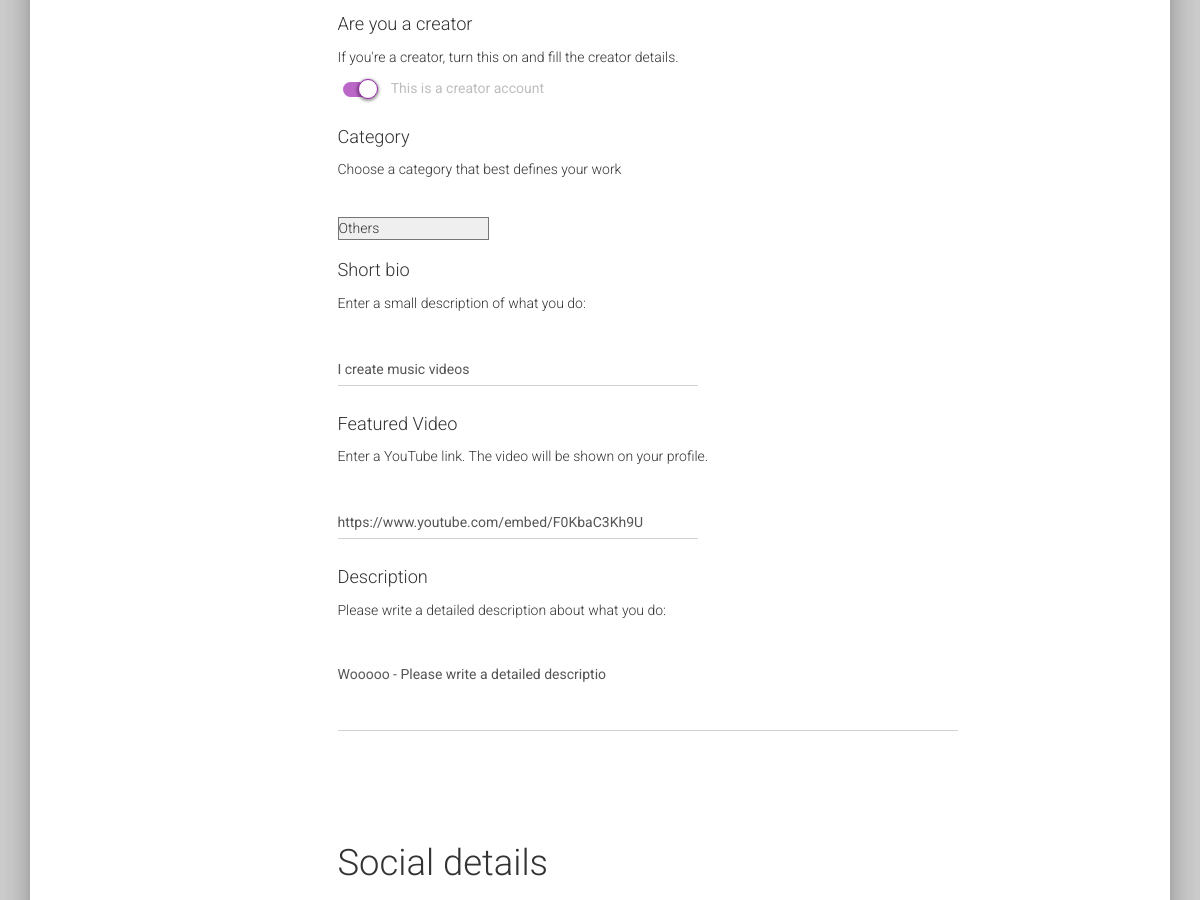
The app's page /regapp/update_profile/ (signed in, middle part), older data.
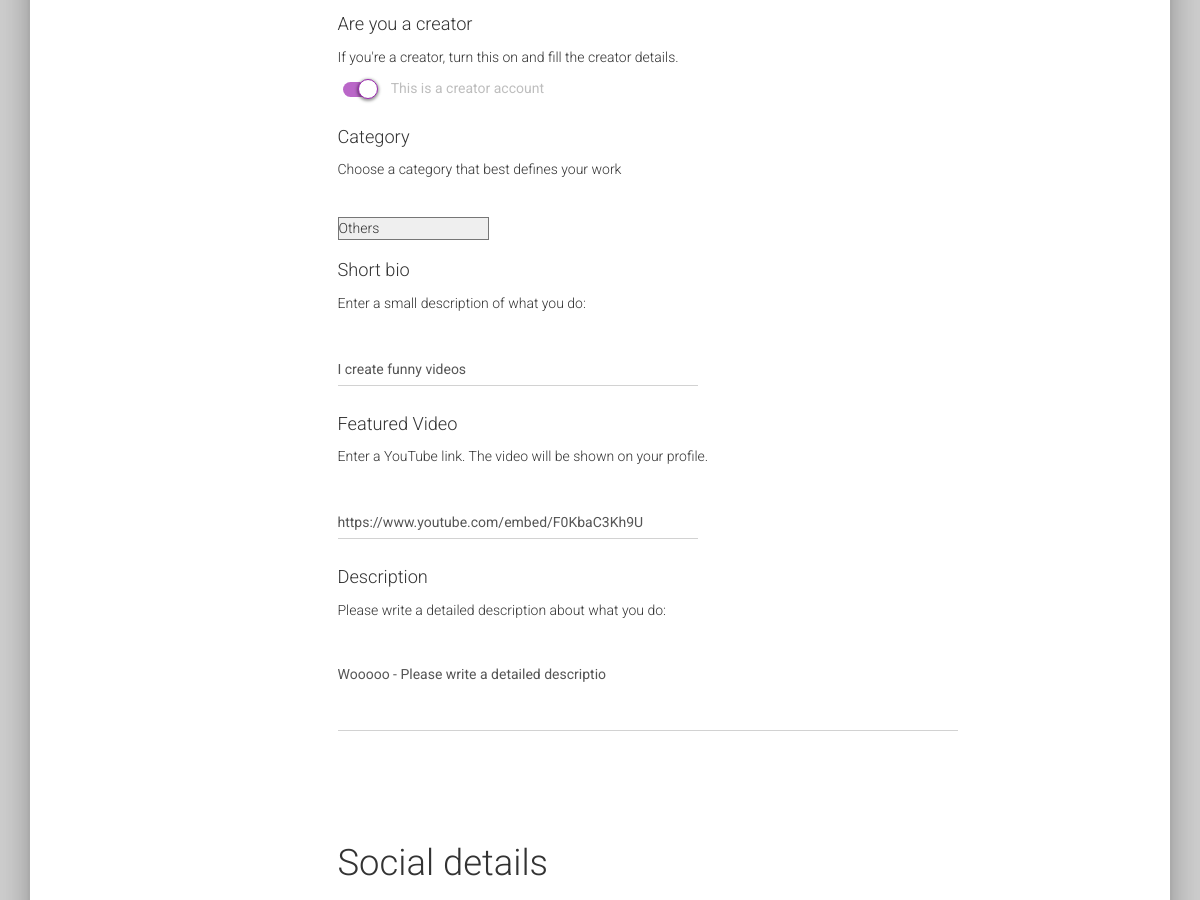
The same page, newer data.
### regapp/models.py (models this page shows, shortened)
class MyUser(AbstractBaseUser):
    username = models.CharField(max_length=20, unique=True)
    email = models.EmailField(
        verbose_name='email address',
        max_length=255,
        unique=True,
    )
    full_name = models.CharField(max_length=30, blank=True)
    short_bio = models.CharField(max_length=50, blank=True)
    profile_description = models.CharField(max_length=1000, blank=True)
    picture = models.ImageField(upload_to='profile_images', default="profile_images/profile_b.jpg")
    category = models.CharField(
        max_length=30,
        choices=CATEGORY_CHOICES,
        default="Coding",
        blank=False,
    )
    featured_video = models.URLField(blank=True)
    social_links = models.TextField(blank=True)
    is_active = models.BooleanField(default=True)
    is_admin = models.BooleanField(default=False)
    is_staff = models.BooleanField(default=False)
    is_creator = models.BooleanField(default=False)
    last_login = models.DateTimeField(default=timezone.now)
    date_joined = models.DateTimeField(default=timezone.now)
    objects = MyUserManager()
    USERNAME_FIELD = 'username'
    @property
    def is_staff(self):
        "Is the user a member of staff?"
        return self.is_admin

### regapp/views.py (the view, shortened to what this page needs)
@login_required
def update_profile(request):
    user = request.user
    form = UpdateProfileForm(request.POST or None,
                             initial={'full_name': user.full_name,
                                      'short_bio': user.short_bio,
                                      'profile_description': user.profile_description,
                                      'category': user.category,
                                      'featured_video': user.featured_video,
                                      'social_links': user.social_links,
                                      'is_creator': user.is_creator})
    context = {
        "form": form,
        "categories": CATEGORY_CHOICES
    }
    return render(request, 'regapp/update_profile.html', context)

### regapp/forms.py
class UpdateProfileForm(forms.ModelForm):
    full_name = forms.CharField(max_length=30, required=True)
    short_bio = forms.CharField(max_length=50, required=False)
    profile_description = forms.CharField(max_length=1000, required=False, widget=forms.Textarea)
    category = forms.ChoiceField(choices=CATEGORY_CHOICES, required=False)
    featured_video = forms.URLField(required=False)
    social_links = forms.CharField(required=False)
    is_creator = forms.BooleanField(required=False)
    class Meta:
        model = MyUser
        fields = ('full_name', 'short_bio', 'profile_description', 'category',
                  'featured_video', 'social_links', 'is_creator')

### regapp/views.py (called while the page is built)
@register.filter
def get_item(dictionary, args):
    if args is None or dictionary is None or dictionary is "":
        return ""
    arg_list = [arg.strip() for arg in args.split(',')]
    try:
        dictionary = ast.literal_eval(dictionary)
    except:
        return None
    if dictionary.get(arg_list[0]) is None or dictionary.get(arg_list[0]).get(arg_list[1]) is None:
        return ""
    return dictionary.get(arg_list[0]).get(arg_list[1])

### templates/regapp/update_profile.html (shortened to what this page needs)
{% extends "regapp/base.html" %}
{% load staticfiles %}
{% block content %}
<div class="components-page">
    <div class="wrapper">
        <div class="main main-raised">
            <div class="section">
                <div class="container">
                    <form class="form" method="post" enctype="multipart/form-data" action=".">
                        <div class="row">
                            <div class="col-md-8 col-md-offset-1">
                                <div class="tim-container">
                                    <div class="tim-row" id="creator-details">
                                        <h4>Are you a creator</h4>
                                        <p>If you're a creator, turn this on and fill the creator details.</p>
                                        <div class="togglebutton">
                                            <label>
                                                This is a creator account
                                            </label>
                                        </div>
                                        <h4>Category</h4>
                                        <p>Choose a category that best defines your work</p>
                                        <div class="row">
                                            <div class="col-sm-6">
                                                <div class="form-group">
                                                    {{ form.category }}
                                                </div>
                                            </div>
                                        </div>
                                        <h4>Short bio</h4>
                                        <p>Enter a small description of what you do:</p>
                                        <div class="row">
                                            <div class="col-sm-6">
                                                <div class="form-group">
                                                    <input type="text" name="short_bio" id="id_short_bio"
                                                           value="{{ form.short_bio.value }}"
                                                           placeholder="e.g. I create music videos"
                                                           class="form-control"/>
                                                </div>
                                            </div>
                                        </div>
                                        <h4>Featured Video</h4>
                                        <p>Enter a YouTube link. The video will be shown on your profile.</p>
                                        <div class="row">
                                            <div class="col-sm-6">
                                                <div class="form-group">
                                                    <input type="url" name="featured_video" id="id_featured_video"
                                                           value="{{ form.featured_video.value }}"
                                                           placeholder="YouTube link here"
                                                           class="form-control"/>
                                                </div>
                                            </div>
                                        </div>
                                        <h4>Description</h4>
                                        <p>Please write a detailed description about what you do:</p>
                                        <div class="row">
                                            <div class="col-sm-10">
                                                <div class="form-group">
                                                <textarea class="form-control" placeholder="Your description here"
                                                          name="profile_description" id="id_profile_description"
                                                          rows="3">{{ form.profile_description.value }}</textarea>
                                                </div>
                                            </div>
                                        </div>
                                    </div>
                                    <div class="tim-row" id="social-details">
                                        <h2>Social details</h2>
                                    </div>
                                </div>
                            </div>
                        </div>
                    </form>
                </div>
            </div>
        </div>
    </div>
</div>
{% endblock %}

### templates/regapp/base.html (shortened to what this page needs)
<!DOCTYPE html>
{% load staticfiles %}
<html lang="en">
<head>
    <link rel="stylesheet" href="https://maxcdn.bootstrapcdn.com/font-awesome/latest/css/font-awesome.min.css"/>
    <link href="{% static '/css/bootstrap.min.css' %}" rel="stylesheet"/>
    <link href="{% static '/css/material-kit.css' %}" rel="stylesheet"/>
    <link href="{% static '/css/demo.css' %}" rel="stylesheet"/>
</head>
<body>
<div id="content">
    {% block content %}{% endblock %}
</div>
</body>
</html>

### static/css/demo.css (style rules this page uses)
.tim-row { margin-bottom: 20px; }
.tim-row { padding-top: 50px; }

Row changes from the older to the newer data that the page shows:
changed MyUser "https://www.youtube.com/embed/F0KbaC3Kh9U": short_bio "I create music videos" → "I create funny videos"
